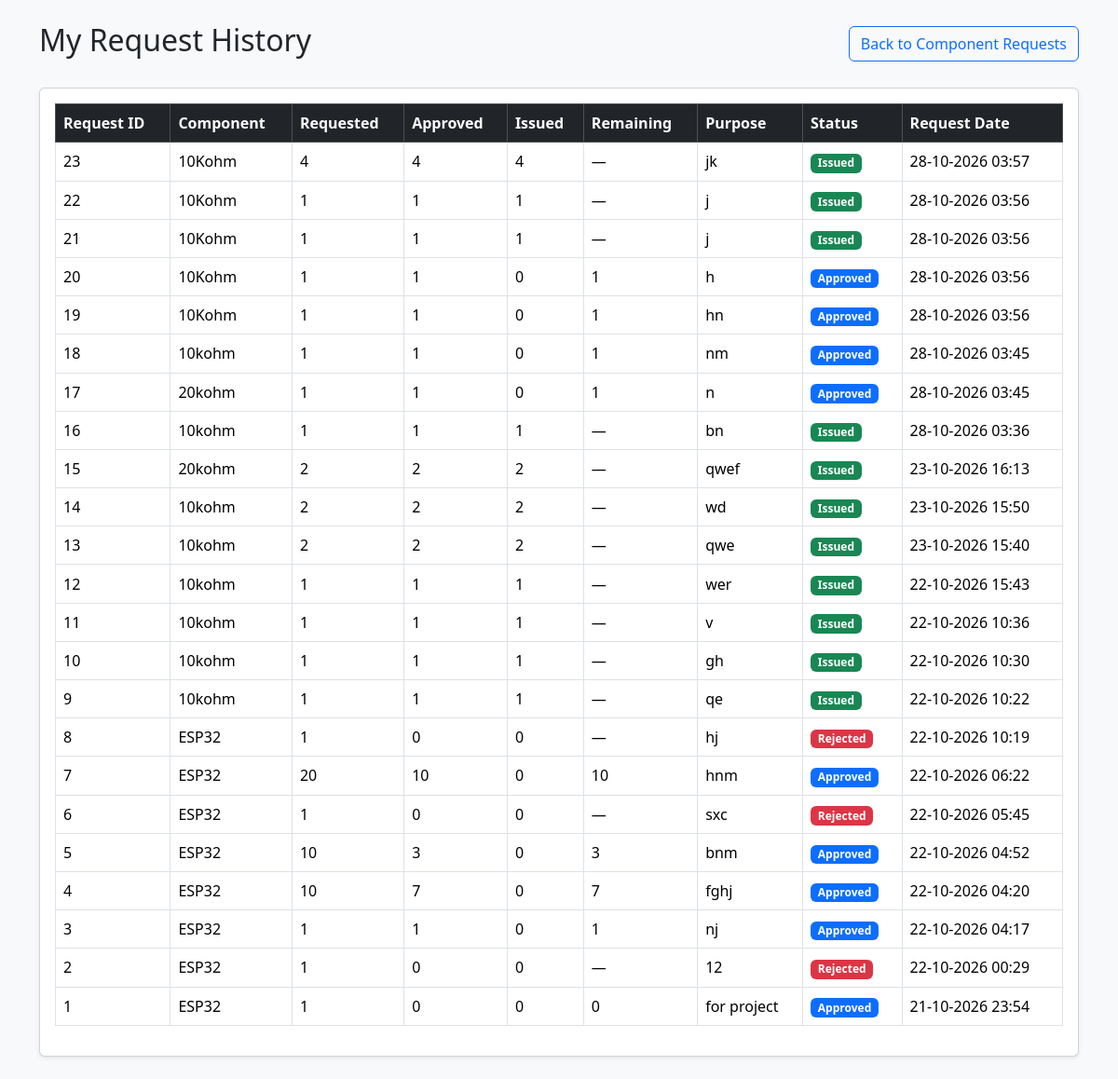
The page /student/request-history (signed in) on the database its author committed.
### app.py (models this page shows)
class ComponentRequest(db.Model):
    id = db.Column(db.Integer, primary_key=True)
    student_id = db.Column(
        db.Integer,
        db.ForeignKey("user.id"),
        nullable=False
    )
    component_id = db.Column(
        db.Integer,
        db.ForeignKey("component.id"),
        nullable=False
    )
    quantity = db.Column(db.Integer, nullable=False)
    approved_quantity = db.Column(
        db.Integer, nullable=False, default=0
    )
    issued_quantity = db.Column(
        db.Integer, nullable=False, default=0
    )
    purpose = db.Column(db.String(300), nullable=False)
    status = db.Column(
        db.String(20),
        nullable=False,
        default="Pending"
    )
    request_date = db.Column(
        db.DateTime,
        nullable=False,
        default=db.func.now()
    )
    request_date = db.Column(
        db.DateTime,
        nullable=False,
        default=db.func.now()
    )
    return_date = db.Column(
        db.Date,
        nullable=True
    )
    issue_window_started_at = db.Column(
        db.DateTime,
        nullable=True,
        default=None
    )
    issue_window_started_at = db.Column(
        db.DateTime,
        nullable=True,
        default=None
    )
    issue_window_expires_at = db.Column(
        db.DateTime,
        nullable=True,
        default=None
    )

class Component(db.Model):
    id = db.Column(db.Integer, primary_key=True)
    name = db.Column(db.String(100), nullable=False)
    part_number = db.Column(db.String(50), unique=True, nullable=False)
    category = db.Column(db.String(50), nullable=False)
    quantity = db.Column(db.Integer, nullable=False, default=0)
    damaged_quantity = db.Column(db.Integer, nullable=False, default=0)
    inspection_quantity = db.Column(db.Integer, nullable=False, default=0)
    location = db.Column(db.String(100), nullable=False)
    description = db.Column(db.String(300), default="")

### app.py (the view)
@app.route("/student/request-history")
def student_request_history():
    if "user_id" not in session:
        return redirect(url_for("login"))
    if session.get("role") != "Student":
        return "Access denied: Students only.", 403
    requests_list = ComponentRequest.query.filter_by(
        student_id=session["user_id"]
    ).order_by(
        ComponentRequest.request_date.desc()
    ).all()
    request_rows = []
    for item in requests_list:
        request_rows.append({
            "request": item,
            "component": db.session.get(
                Component, item.component_id
            )
        })
    return render_template(
        "student_request_history.html",
        request_rows=request_rows
    )

### app.py (called while the page is built)
@app.before_request
def enforce_account_status():
    if "user_id" not in session or request.endpoint in ("login", "signup", "logout", "static"):
        return None
    user = db.session.get(User, session.get("user_id"))
    if user is None or not user.is_active or user.approval_status != "Approved":
        session.clear()
        flash("Your account is not active. Please contact the administrator.", "warning")
        return redirect(url_for("login"))
    return None

### templates/student_request_history.html (shortened to what this page needs)
<!DOCTYPE html>
<html lang="en">
<head>
    <link
        href="https://cdn.jsdelivr.net/npm/bootstrap@5.3.3/dist/css/bootstrap.min.css"
        rel="stylesheet"
    >
</head>
<body class="bg-light">
<div class="container py-4">
    <div class="d-flex justify-content-between align-items-center mb-4">
        <h2>My Request History</h2>
        <a href="{{ url_for('component_request') }}"
           class="btn btn-outline-primary">
            Back to Component Requests
        </a>
    </div>
    {% if request_rows %}
    <div class="card shadow-sm">
        <div class="card-body">
            <div class="table-responsive">
                <table class="table table-bordered table-hover align-middle">
                    <thead class="table-dark">
                        <tr>
                            <th>Request ID</th>
                            <th>Component</th>
                            <th>Requested</th>
                            <th>Approved</th>
                            <th>Issued</th>
                            <th>Remaining</th>
                            <th>Purpose</th>
                            <th>Status</th>
                            <th>Request Date</th>
                        </tr>
                    </thead>
                    <tbody>
                    {% for row in request_rows %}
                        <tr>
                            <td>{{ row.request.id }}</td>
                            <td>
                                {% if row.component %}
                                    {{ row.component.name }}
                                {% else %}
                                    Component unavailable
                                {% endif %}
                            </td>
                            <td>{{ row.request.quantity }}</td>
                            <td>{{ row.request.approved_quantity }}</td>
                            <td>{{ row.request.issued_quantity }}</td>
                            <td>
                                {% if row.request.status in
                                    ['Approved', 'Partially Issued'] %}
                                    {{ [
                                        row.request.approved_quantity
                                        - row.request.issued_quantity,
                                        0
                                    ] | max }}
                                {% else %}
                                    —
                                {% endif %}
                            </td>
                            <td>{{ row.request.purpose }}</td>
                            <td>
                                {% if row.request.status == 'Pending' %}
                                    <span class="badge bg-warning text-dark">
                                        Pending
                                    </span>
                                {% elif row.request.status == 'Approved' %}
                                    <span class="badge bg-primary">
                                        Approved
                                    </span>
                                {% elif row.request.status == 'Partially Issued' %}
                                    <span class="badge bg-info text-dark">
                                        Partially Issued
                                    </span>
                                {% elif row.request.status == 'Issued' %}
                                    <span class="badge bg-success">
                                        Issued
                                    </span>
                                {% elif row.request.status == 'Rejected' %}
                                    <span class="badge bg-danger">
                                        Rejected
                                    </span>
                                {% else %}
                                    {{ row.request.status }}
                                {% endif %}
                            </td>
                            <td>
                                {% if row.request.request_date %}
                                    {{ row.request.request_date.strftime(
                                        '%d-%m-%Y %H:%M'
                                    ) }}
                                {% else %}
                                    —
                                {% endif %}
                            </td>
                        </tr>
                    {% endfor %}
                    </tbody>
                </table>
            </div>
        </div>
    </div>
    {% else %}
        <div class="alert alert-info">
            You have not submitted any component requests yet.
        </div>
    {% endif %}
</div>
</body>
</html>

### rows shown on the page
ComponentRequest: request.id "23", request.quantity "4", request.approved_quantity "4", request.issued_quantity "4", request.purpose "jk", request.request_date "28-10-2026 03:57"
Component: component.name "10Kohm" "10Kohm" "10Kohm" "10Kohm" "10Kohm"
ComponentRequest: request.id "22", request.quantity "1", request.approved_quantity "1", request.issued_quantity "1", request.purpose "j", request.request_date "28-10-2026 03:56"
ComponentRequest: request.id "21", request.quantity "1", request.approved_quantity "1", request.issued_quantity "1", request.purpose "j", request.request_date "28-10-2026 03:56"
ComponentRequest: request.id "20", request.quantity "1", request.approved_quantity "1", request.issued_quantity "0", request.purpose "h", request.request_date "28-10-2026 03:56"
ComponentRequest: request.id "19", request.quantity "1", request.approved_quantity "1", request.issued_quantity "0", request.purpose "hn", request.request_date "28-10-2026 03:56"
ComponentRequest: request.id "18", request.quantity "1", request.approved_quantity "1", request.issued_quantity "0", request.purpose "nm", request.request_date "28-10-2026 03:45"
Component: component.name "10kohm" "10kohm" "10kohm" "10kohm" "10kohm" "10kohm" "10kohm" "10kohm"
ComponentRequest: request.id "17", request.quantity "1", request.approved_quantity "1", request.issued_quantity "0", request.purpose "n", request.request_date "28-10-2026 03:45"
Component: component.name "20kohm" "20kohm"
ComponentRequest: request.id "16", request.quantity "1", request.approved_quantity "1", request.issued_quantity "1", request.purpose "bn", request.request_date "28-10-2026 03:36"
ComponentRequest: request.id "15", request.quantity "2", request.approved_quantity "2", request.issued_quantity "2", request.purpose "qwef", request.request_date "23-10-2026 16:13"
ComponentRequest: request.id "14", request.quantity "2", request.approved_quantity "2", request.issued_quantity "2", request.purpose "wd", request.request_date "23-10-2026 15:50"
ComponentRequest: request.id "13", request.quantity "2", request.approved_quantity "2", request.issued_quantity "2", request.purpose "qwe", request.request_date "23-10-2026 15:40"
ComponentRequest: request.id "12", request.quantity "1", request.approved_quantity "1", request.issued_quantity "1", request.purpose "wer", request.request_date "22-10-2026 15:43"
ComponentRequest: request.id "11", request.quantity "1", request.approved_quantity "1", request.issued_quantity "1", request.purpose "v", request.request_date "22-10-2026 10:36"
ComponentRequest: request.id "10", request.quantity "1", request.approved_quantity "1", request.issued_quantity "1", request.purpose "gh", request.request_date "22-10-2026 10:30"
ComponentRequest: request.id "9", request.quantity "1", request.approved_quantity "1", request.issued_quantity "1", request.purpose "qe", request.request_date "22-10-2026 10:22"
ComponentRequest: request.id "8", request.quantity "1", request.approved_quantity "0", request.issued_quantity "0", request.purpose "hj", request.request_date "22-10-2026 10:19"
Component: component.name "ESP32" "ESP32" "ESP32" "ESP32" "ESP32"
ComponentRequest: request.id "7", request.quantity "20", request.approved_quantity "10", request.issued_quantity "0", request.purpose "hnm", request.request_date "22-10-2026 06:22"
Component: component.name "ESP32"
ComponentRequest: request.id "6", request.quantity "1", request.approved_quantity "0", request.issued_quantity "0", request.purpose "sxc", request.request_date "22-10-2026 05:45"
ComponentRequest: request.id "5", request.quantity "10", request.approved_quantity "3", request.issued_quantity "0", request.purpose "bnm", request.request_date "22-10-2026 04:52"
Component: component.name "ESP32" "ESP32"
ComponentRequest: request.id "4", request.quantity "10", request.approved_quantity "7", request.issued_quantity "0", request.purpose "fghj", request.request_date "22-10-2026 04:20"
ComponentRequest: request.id "3", request.quantity "1", request.approved_quantity "1", request.issued_quantity "0", request.purpose "nj", request.request_date "22-10-2026 04:17"
ComponentRequest: request.id "2", request.quantity "1", request.approved_quantity "0", request.issued_quantity "0", request.purpose "12", request.request_date "22-10-2026 00:29"
ComponentRequest: request.id "1", request.quantity "1", request.approved_quantity "0", request.issued_quantity "0", request.purpose "for project", request.request_date "21-10-2026 23:54"
